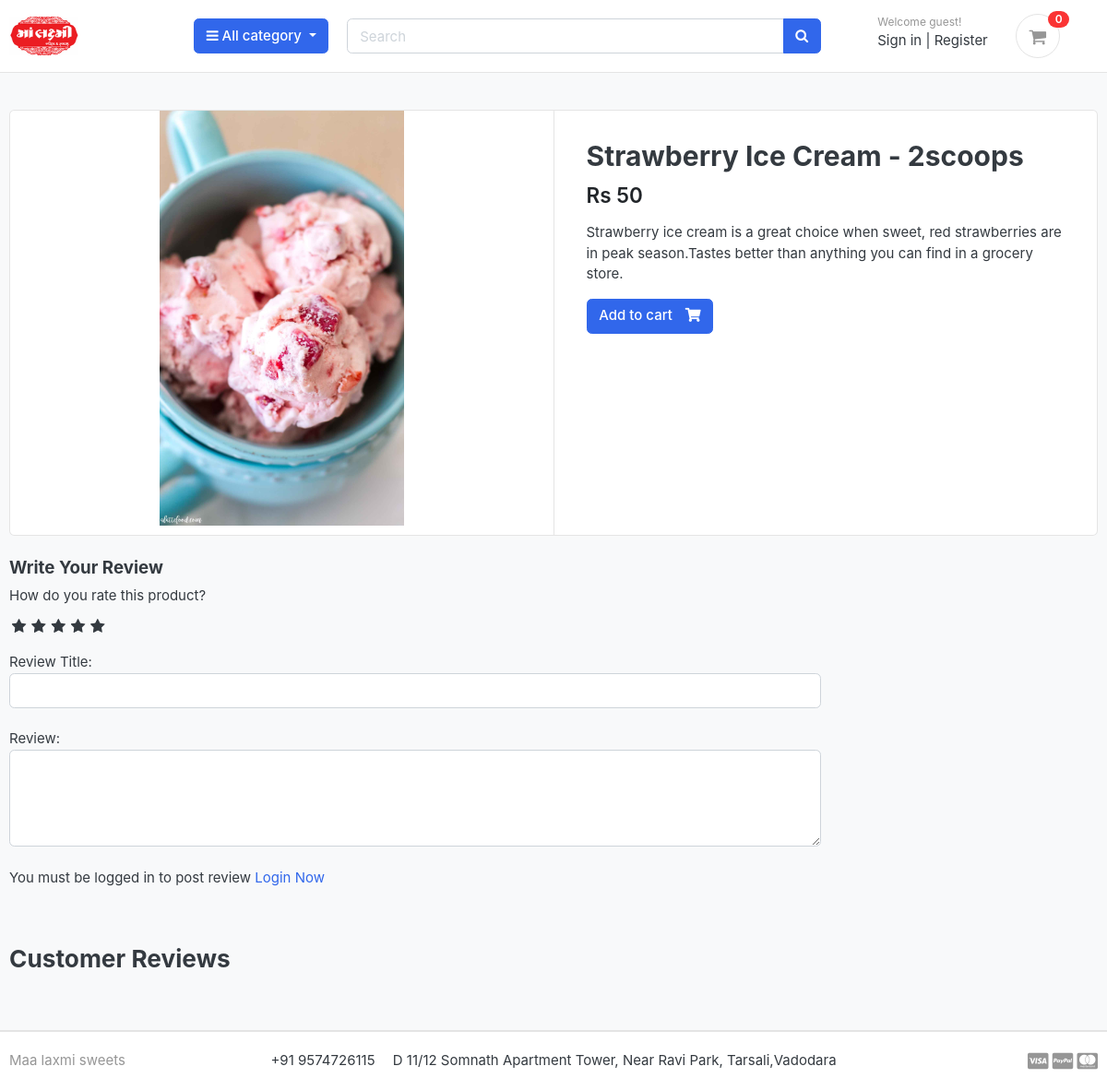
Page /store/category/ice-cream/strawberry-ice-cream/ on the committed database.
### store/models.py (models this page shows, shortened)
class Product(models.Model):
    product_name = models.CharField(max_length=200,unique=True)
    slug = models.SlugField(max_length=200,unique=True)
    description = models.TextField(max_length=500,blank=True)
    price = models.IntegerField()
    images = models.ImageField(upload_to='photos/products')
    stock = models.IntegerField()
    is_available = models.BooleanField(default=True)
    category = models.ForeignKey(Category, on_delete=models.CASCADE)
    created_date = models.DateTimeField(auto_now_add=True)
    modified_date = models.DateTimeField(auto_now=True)

### store/views.py (the view)
# urls.py: path('category/<slug:category_slug>/<slug:product_slug>/',views.product_detail,name='product_detail'),
def product_detail(request, category_slug, product_slug):
    try:
        single_product = Product.objects.get(
            category__slug=category_slug, slug=product_slug)
        in_cart = CartItem.objects.filter(cart__cart_id=_cart_id(
            request), product=single_product).exists()
    except Exception as e:
        raise e
    if request.user.is_authenticated:
        try:
            orderproduct = OrderProduct.objects.filter(user=request.user,product_id=single_product.id).exists()
        except OrderProduct.DoesNotExist:
            orderproduct = None
    else:
        orderproduct = None
    reviews = ReviewRating.objects.filter(product_id=single_product.id,status=True)
    context = {
        'single_product': single_product,
        'in_cart': in_cart,
        'orderproduct':orderproduct,
        'reviews':reviews,
    }
    return render(request, 'store/product_detail.html', context)

### carts/context_processors.py (called while the page is built)
def counter(request):
    cart_count = 0
    if 'admin' in request.path:
        return {}
    else:
        try:
            cart = Cart.objects.filter(cart_id=_cart_id(request))
            if request.user.is_authenticated:
                cart_items = CartItem.objects.all().filter(user=request.user)
            else:
                cart_items = CartItem.objects.all().filter(cart=cart[:1])
            for cart_item in cart_items:
                cart_count += cart_item.quantity
        except Cart.DoesNotExist:
            cart_count = 0
    return dict(cart_count=cart_count)

### carts/views.py (called while the page is built)
def _cart_id(request):
    cart = request.session.session_key
    if not cart:
        cart = request.session.create()
    return cart

### category/context_processors.py (called while the page is built)
def menu_links(request):
    links = Category.objects.all()
    return dict(links=links)

### category/models.py (called while the page is built)
    def get_url(self):
        return reverse('products_by_category',args=[self.slug])

### templates/store/product_detail.html (shortened to what this page needs)
 {% extends 'base.html' %}
 {% load static %}
 {% block content %}
<section class="section-content padding-y bg">
    <div class="container">
    <div class="card">
        <div class="row no-gutters">
            <aside class="col-md-6">
    <article class="gallery-wrap">
        <div class="img-big-wrap">
           <a href="#"><img src="{{single_product.images.url}}"></a>
        </div>
    </article>
            </aside>
            <main class="col-md-6 border-left">
    <article class="content-body">
    <h2 class="title">{{single_product.product_name}}</h2>
    <div class="mb-3">
        <var class="price h4">Rs {{single_product.price}}</var>
    </div>
    <p>{{single_product.description}}</p>
        {% if single_product.stock <= 0 %}
        <h5 class="text-danger">Out Of Stock</h5>
        {% else %}
        {% if in_cart %}
        <a href="#" class="btn  btn-success"> <span class="text">Added to Cart</span> <i class="fas fa-check"></i>  </a>
        <a href="{% url 'cart' %}" class="btn  btn-outline-primary"> <span class="text">View Cart</span> <i class="fas fa-eye"></i>  </a>
        {% else %}
        <a href="{% url 'add_cart' single_product.id %}" class="btn  btn-primary"> <span class="text">Add to cart</span> <i class="fas fa-shopping-cart"></i>  </a>
        {% endif %}
        {% endif %}
    </article>
            </main>
        </div>
    </div>
    <br>
    <div class="row">
                <div class="col-md-9">
        <form action="{% url 'submit_review' single_product.id %}" method="POST">
          <h5>
            Write Your Review
          </h5>
            <div>
              <label>How do you rate this product? </label>
              <br>
              <div class="rate">
                <input type="radio" name="rating" id="rating10" value="5" required /><label for="rating10" title="5"></label>
                <input type="radio" name="rating" id="rating8" value="4" required /><label for="rating8" title="4"></label>
                <input type="radio" name="rating" id="rating6" value="3" required /><label for="rating6" title="3"></label>
                <input type="radio" name="rating" id="rating4" value="2" required /><label for="rating4" title="2"></label>
                <input type="radio" name="rating" id="rating2" value="1" required /><label for="rating2" title="1"></label>
              </div>
              <br>
              Review Title:
              <input type="text" class="form-control" name="subject">
              <br>
              Review:
              <textarea name="review" rows="4" class="form-control"></textarea>
              <br>
              {% if user.is_authenticated %}
              {% if orderproduct %}
              <input type="submit" value="Submit Review" class="btn btn-primary" >
              {% else %}
              <p>You must purchase to post review </p>
              {% endif %}
              {% else %}
              <p>You must be logged in to post review <span><a href="{% url 'login' %}">Login Now</a></span></p>
              {% endif %}
            </div>
            <br>
        </form>
        <br>
        <header class="section-heading">
          <h3>Customer Reviews </h3>
      </header>
        </div>
    </div>
    </div>
    </section>
 {% endblock %}

### static/css/custom.css (style rules this page uses)
.rate { display: inline-block;; border: 0; }
.rate > label { float: right; }
.rate > label:before { display: inline-block; font-size: 1.1rem; font-family: FontAwesome; content: "\f005"; margin:0; padding:0.3rem .2rem; cursor: pointer; }

### static/css/ui.css (style rules this page uses)
html { font-family: "Inter", sans-serif; font-size: 15px; }
.content-body { flex: 1 1 auto; padding: 2rem 2.3rem; }
.padding-y { padding-top: 40px; padding-bottom: 40px; }
var { font-style: normal; }
article:after, .form-group:after { display: block; clear: both; content: ""; }
.bg { background-color: #f8f9fa; }
.section-heading { margin-bottom: 20px; margin-top: 15px; }
p:last-child { margin-bottom: 0; }
.btn .text + i { margin-left: 10px; }
.price { font-weight: 600; color: #212529; }
.gallery-wrap .img-big-wrap { margin-bottom: 10px; border-radius: 0.37rem; overflow: hidden; background-color: #fff; }
.gallery-wrap .img-big-wrap a { text-align: center; display: block; }
.gallery-wrap .img-big-wrap img { height: 450px; width: auto; display: inline-block; }

### rows in the picture
Product: images (picture), product_name "Strawberry Ice Cream - 2scoops", price "50", description "Strawberry ice cream is a great choice when sweet, red strawberries are in peak season.Tastes better than anything you can find in a grocery store."

### other values in the picture
{{ cart_count }} "0"
